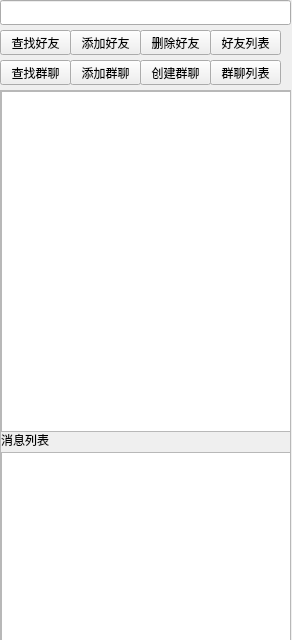
<?xml version="1.0" encoding="UTF-8"?>
<ui version="4.0">
 <class>MainWindow</class>
 <widget class="QMainWindow" name="MainWindow">
  <property name="geometry">
   <rect>
    <x>0</x>
    <y>0</y>
    <width>292</width>
    <height>640</height>
   </rect>
  </property>
  <property name="windowTitle">
   <string>MainWindow</string>
  </property>
  <widget class="QWidget" name="centralwidget">
   <widget class="QScrollArea" name="scrollArea">
    <property name="geometry">
     <rect>
      <x>0</x>
      <y>90</y>
      <width>291</width>
      <height>551</height>
     </rect>
    </property>
    <property name="widgetResizable">
     <bool>true</bool>
    </property>
    <widget class="QWidget" name="scrollAreaWidgetContents">
     <property name="geometry">
      <rect>
       <x>0</x>
       <y>0</y>
       <width>289</width>
       <height>549</height>
      </rect>
     </property>
     <widget class="QListWidget" name="listWidget">
      <property name="geometry">
       <rect>
        <x>0</x>
        <y>0</y>
        <width>291</width>
        <height>341</height>
       </rect>
      </property>
     </widget>
     <widget class="QLabel" name="label">
      <property name="geometry">
       <rect>
        <x>0</x>
        <y>340</y>
        <width>67</width>
        <height>17</height>
       </rect>
      </property>
      <property name="text">
       <string>消息列表</string>
      </property>
     </widget>
     <widget class="QListWidget" name="listWidget_2">
      <property name="geometry">
       <rect>
        <x>0</x>
        <y>361</y>
        <width>291</width>
        <height>191</height>
       </rect>
      </property>
     </widget>
    </widget>
   </widget>
   <widget class="QLineEdit" name="lineEdit">
    <property name="geometry">
     <rect>
      <x>0</x>
      <y>0</y>
      <width>291</width>
      <height>25</height>
     </rect>
    </property>
   </widget>
   <widget class="QPushButton" name="pushButton">
    <property name="geometry">
     <rect>
      <x>0</x>
      <y>30</y>
      <width>71</width>
      <height>25</height>
     </rect>
    </property>
    <property name="text">
     <string>查找好友</string>
    </property>
   </widget>
   <widget class="QPushButton" name="pushButton_2">
    <property name="geometry">
     <rect>
      <x>0</x>
      <y>60</y>
      <width>71</width>
      <height>25</height>
     </rect>
    </property>
    <property name="text">
     <string>查找群聊</string>
    </property>
   </widget>
   <widget class="QPushButton" name="pushButton_3">
    <property name="geometry">
     <rect>
      <x>70</x>
      <y>30</y>
      <width>71</width>
      <height>25</height>
     </rect>
    </property>
    <property name="text">
     <string>添加好友</string>
    </property>
   </widget>
   <widget class="QPushButton" name="pushButton_4">
    <property name="geometry">
     <rect>
      <x>70</x>
      <y>60</y>
      <width>71</width>
      <height>25</height>
     </rect>
    </property>
    <property name="text">
     <string>添加群聊</string>
    </property>
   </widget>
   <widget class="QPushButton" name="pushButton_5">
    <property name="geometry">
     <rect>
      <x>140</x>
      <y>30</y>
      <width>71</width>
      <height>25</height>
     </rect>
    </property>
    <property name="text">
     <string>删除好友</string>
    </property>
   </widget>
   <widget class="QPushButton" name="pushButton_6">
    <property name="geometry">
     <rect>
      <x>140</x>
      <y>60</y>
      <width>71</width>
      <height>25</height>
     </rect>
    </property>
    <property name="text">
     <string>创建群聊</string>
    </property>
   </widget>
   <widget class="QPushButton" name="pushButton_7">
    <property name="geometry">
     <rect>
      <x>210</x>
      <y>30</y>
      <width>71</width>
      <height>25</height>
     </rect>
    </property>
    <property name="text">
     <string>好友列表</string>
    </property>
   </widget>
   <widget class="QPushButton" name="pushButton_8">
    <property name="geometry">
     <rect>
      <x>210</x>
      <y>60</y>
      <width>71</width>
      <height>25</height>
     </rect>
    </property>
    <property name="text">
     <string>群聊列表</string>
    </property>
   </widget>
  </widget>
 </widget>
 <resources/>
 <connections/>
</ui>
